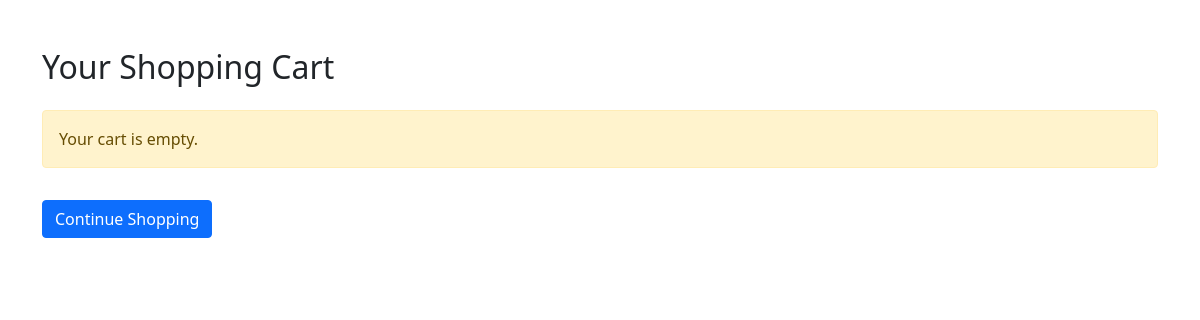
/cart.php (signed in), run on an earlier commit of the app's database.
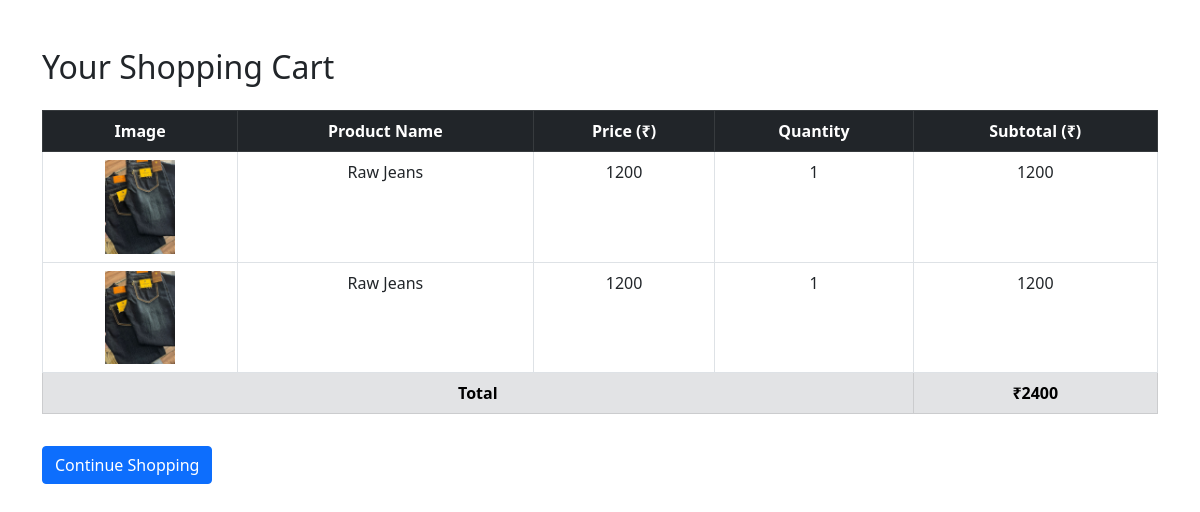
And on a later commit of the database.
### tables this page shows
CREATE TABLE `cart` (
  `id` int(11) NOT NULL,
  `user_id` int(11) NOT NULL,
  `product_id` int(11) NOT NULL,
  `quantity` int(11) DEFAULT 1,
  `added_at` timestamp NOT NULL DEFAULT current_timestamp()
);

CREATE TABLE `products` (
  `id` int(11) NOT NULL,
  `category_id` int(11) NOT NULL,
  `name` varchar(255) NOT NULL,
  `slug` varchar(255) NOT NULL,
  `small_description` mediumtext NOT NULL,
  `description` varchar(255) NOT NULL,
  `original_price` int(11) NOT NULL,
  `selling_price` int(11) NOT NULL,
  `images` varchar(255) NOT NULL,
  `qty` int(11) NOT NULL,
  `status` tinyint(4) NOT NULL,
  `trending` tinyint(4) NOT NULL,
  `meta_title` varchar(255) NOT NULL,
  `meta_keywords` mediumtext NOT NULL,
  `meta_description` mediumtext NOT NULL,
  `created_at` timestamp NOT NULL DEFAULT current_timestamp()
);

### cart.php (the view, shortened to what this page needs)
<?php
$hostname = "localhost";
$username = "root";
$password = "";
$dbname = "CCBS";
$conn = new mysqli($hostname, $username, $password, $dbname);
$user_id = $_SESSION['user_id'];
$sql = "SELECT cart.*, products.name, products.images, products.selling_price
        FROM cart
        JOIN products ON cart.product_id = products.id
        WHERE cart.user_id = $user_id";
$query = mysqli_query($conn, $sql);
?>
<!DOCTYPE html>
<html>
<head>
    <link href="https://cdn.jsdelivr.net/npm/bootstrap@5.0.2/dist/css/bootstrap.min.css" rel="stylesheet">
</head>
<body>
<div class="container mt-5">
    <h2 class="mb-4">Your Shopping Cart</h2>
    <?php if (mysqli_num_rows($query) > 0): ?>
        <table class="table table-bordered text-center">
            <thead class="table-dark">
                <tr>
                    <th>Image</th>
                    <th>Product Name</th>
                    <th>Price (₹)</th>
                    <th>Quantity</th>
                    <th>Subtotal (₹)</th>
                </tr>
            </thead>
            <tbody>
                <?php
                $total = 0;
                while ($row = mysqli_fetch_assoc($query)):
                    $subtotal = $row['selling_price'] * $row['quantity'];
                    $total += $subtotal;
                ?>
                <tr>
                    <td><img src="uploads/<?= htmlspecialchars($row['images']); ?>" alt="<?= htmlspecialchars($row['name']); ?>" width="70"></td>
                    <td><?= htmlspecialchars($row['name']); ?></td>
                    <td><?= $row['selling_price']; ?></td>
                    <td><?= $row['quantity']; ?></td>
                    <td><?= $subtotal; ?></td>
                </tr>
                <?php endwhile; ?>
                <tr class="table-secondary fw-bold">
                    <td colspan="4">Total</td>
                    <td>₹<?= $total; ?></td>
                </tr>
            </tbody>
        </table>
    <?php else: ?>
        <p class="alert alert-warning">Your cart is empty.</p>
    <?php endif; ?>
    <a href="products.php" class="btn btn-primary mt-3">Continue Shopping</a>
</div>
</body>
</html>

What changed in the data, as far as the page shows it:
added cart: product.images (picture), product.name "Raw Jeans", product.selling_price "1200", quantity "1"
added cart: product.images (picture), product.name "Raw Jeans", product.selling_price "1200", quantity "1"
Also different on the page:
$total: (not shown) → "2400"
text no longer shown: "Your cart is empty."
text now shown: "Image Product Name Price (₹) Quantity Subtotal (₹) Total ₹"
